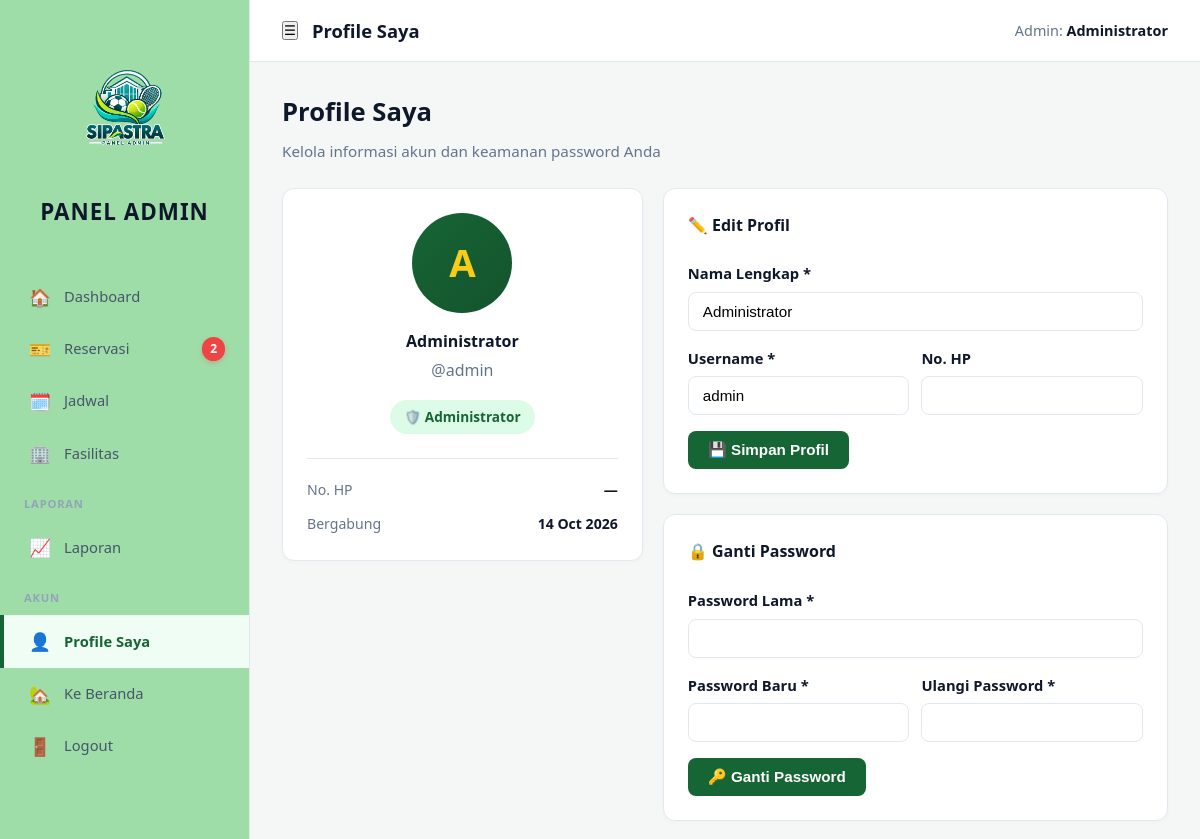
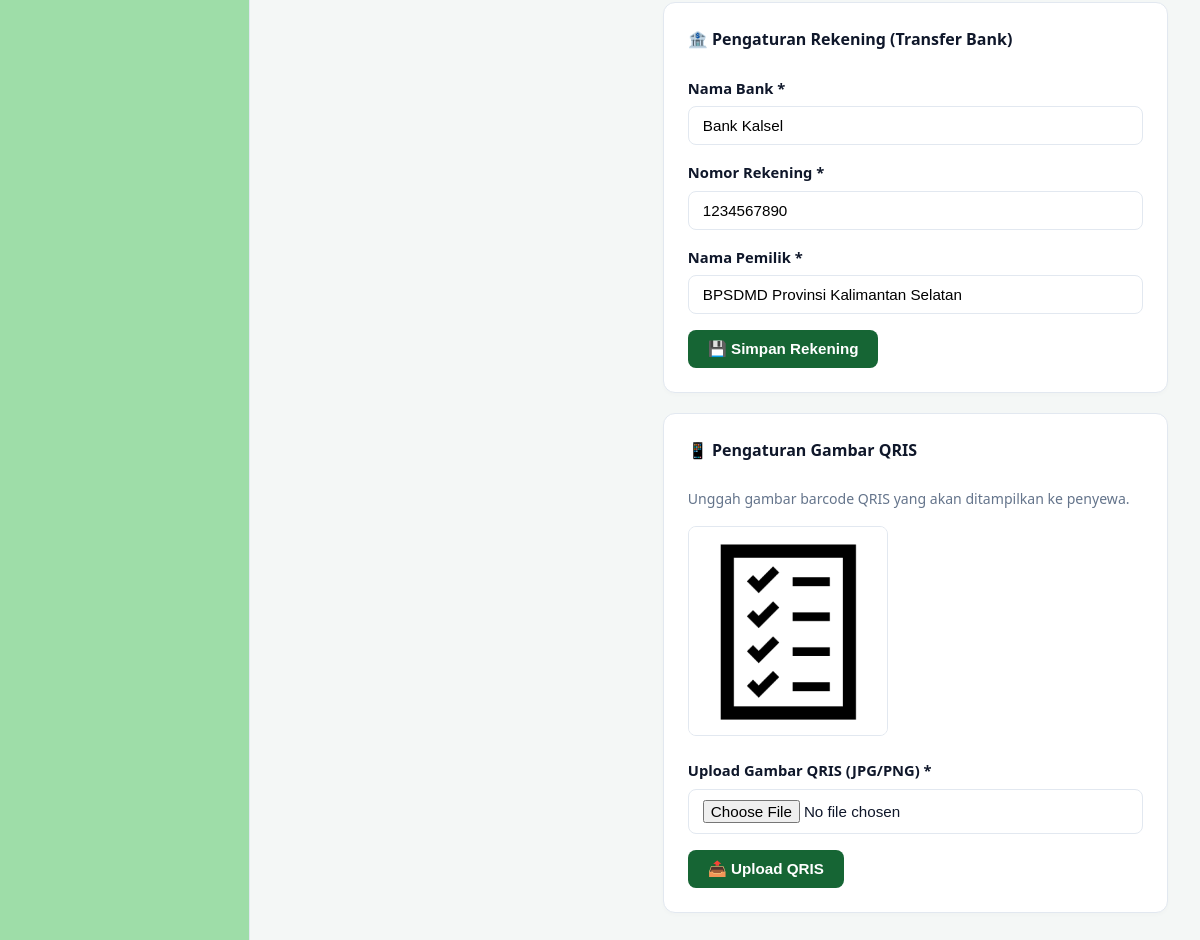
Screenshot of /pages/admin/profile.php (signed in) with the database file from the repository (2 pictures, top to bottom).
### tables this page shows
CREATE TABLE `users` (
  `id` int(11) NOT NULL,
  `username` varchar(50) NOT NULL,
  `password` varchar(255) NOT NULL,
  `nama_lengkap` varchar(100) NOT NULL,
  `role` enum('admin','petugas') NOT NULL,
  `no_hp` varchar(20) DEFAULT NULL,
  `aktif` tinyint(1) DEFAULT 1,
  `created_at` timestamp NOT NULL DEFAULT current_timestamp()
);

CREATE TABLE `pengaturan` (
  `id` int(11) NOT NULL,
  `kunci` varchar(50) NOT NULL,
  `nilai` text DEFAULT NULL,
  `updated_at` timestamp NOT NULL DEFAULT current_timestamp() ON UPDATE current_timestamp()
);

### includes/functions.php (called while the page is built, shortened)
<?php
function e($str) { return htmlspecialchars($str ?? '', ENT_QUOTES, 'UTF-8'); }
function getPengaturan($conn, $kunci, $default = '') {
    $stmt = $conn->prepare("SELECT nilai FROM pengaturan WHERE kunci=?");
    $stmt->bind_param('s', $kunci);
    $stmt->execute();
    $r = $stmt->get_result()->fetch_assoc();
    return $r ? $r['nilai'] : $default;
}

### pages/admin/profile.php (the view, shortened to what this page needs)
<?php
require_once __DIR__ . '/../../includes/auth.php';
$user_id = $_SESSION['user_id'];
$user = $conn->query("SELECT * FROM users WHERE id=$user_id")->fetch_assoc();
$namaBank     = getPengaturan($conn, 'nama_bank', 'Bank Kalsel');
$noRekening   = getPengaturan($conn, 'nomor_rekening', '');
$pemilikRek   = getPengaturan($conn, 'nama_pemilik_rekening', '');
$qrisImage    = getPengaturan($conn, 'qris_image', '');
?>
<div class="welcome">
  <h1>Profile Saya</h1>
  <p>Kelola informasi akun dan keamanan password Anda</p>
</div>
<div style="display:grid;grid-template-columns:1fr 1.4fr;gap:20px;" class="profile-grid">
  <div>
    <div class="chart-card" style="text-align:center;">
      <div style="width:100px;height:100px;border-radius:50%;margin:0 auto 16px;background:linear-gradient(135deg,#166534,#14532d);color:#facc15;display:flex;align-items:center;justify-content:center;font-size:2.4rem;font-weight:800;">
        <?= strtoupper(substr($user['nama_lengkap'],0,1)) ?>
      </div>
      <h3 style="margin:0 0 4px 0;"><?= e($user['nama_lengkap']) ?></h3>
      <p style="color:#64748b;margin:0 0 16px 0;">@<?= e($user['username']) ?></p>
      <span class="badge badge-success" style="font-size:.85rem;padding:6px 14px;">🛡️ Administrator</span>
      <div style="margin-top:24px;padding-top:20px;border-top:1px solid #e2e8f0;text-align:left;">
        <div style="display:flex;justify-content:space-between;margin-bottom:12px;">
          <span style="color:#64748b;font-size:.88rem;">No. HP</span><strong style="font-size:.88rem;"><?= e($user['no_hp'] ?: '—') ?></strong>
        </div>
        <div style="display:flex;justify-content:space-between;">
          <span style="color:#64748b;font-size:.88rem;">Bergabung</span><strong style="font-size:.88rem;"><?= date('d M Y', strtotime($user['created_at'])) ?></strong>
        </div>
      </div>
    </div>
  </div>
  <div>
    <div class="chart-card" style="margin-bottom:20px;">
      <h3 style="margin-top:0;">✏️ Edit Profil</h3>
      <form method="POST">
        <div class="form-group"><label>Nama Lengkap *</label><input type="text" name="nama_lengkap" class="form-control" required value="<?= e($user['nama_lengkap']) ?>"></div>
        <div style="display:grid;grid-template-columns:1fr 1fr;gap:12px;">
          <div class="form-group"><label>Username *</label><input type="text" name="username" class="form-control" required value="<?= e($user['username']) ?>"></div>
          <div class="form-group"><label>No. HP</label><input type="text" name="no_hp" class="form-control" value="<?= e($user['no_hp'] ?? '') ?>"></div>
        </div>
        <button class="btn btn-primary">💾 Simpan Profil</button>
      </form>
    </div>
    <div class="chart-card" style="margin-bottom:20px;">
      <h3 style="margin-top:0;">🔒 Ganti Password</h3>
      <form method="POST">
        <div class="form-group"><label>Password Lama *</label><input type="password" name="password_lama" class="form-control" required></div>
        <div style="display:grid;grid-template-columns:1fr 1fr;gap:12px;">
          <div class="form-group"><label>Password Baru *</label><input type="password" name="password_baru" class="form-control" required minlength="6"></div>
          <div class="form-group"><label>Ulangi Password *</label><input type="password" name="password_ulang" class="form-control" required minlength="6"></div>
        </div>
        <button class="btn btn-primary">🔑 Ganti Password</button>
      </form>
    </div>
    <div class="chart-card" style="margin-bottom:20px;">
      <h3 style="margin-top:0;">🏦 Pengaturan Rekening (Transfer Bank)</h3>
      <form method="POST">
        <div class="form-group"><label>Nama Bank *</label><input type="text" name="nama_bank" class="form-control" required value="<?= e($namaBank) ?>"></div>
        <div class="form-group"><label>Nomor Rekening *</label><input type="text" name="nomor_rekening" class="form-control" required value="<?= e($noRekening) ?>"></div>
        <div class="form-group"><label>Nama Pemilik *</label><input type="text" name="nama_pemilik_rekening" class="form-control" required value="<?= e($pemilikRek) ?>"></div>
        <button class="btn btn-primary">💾 Simpan Rekening</button>
      </form>
    </div>
    <div class="chart-card">
      <h3 style="margin-top:0;">📱 Pengaturan Gambar QRIS</h3>
      <p style="color:#64748b;font-size:.88rem;margin-bottom:16px;">Unggah gambar barcode QRIS yang akan ditampilkan ke penyewa.</p>
      <?php if ($qrisImage): ?>
        <div style="margin-bottom:16px;">
          <img src="<?= BASE_URL ?>/assets/img/<?= e($qrisImage) ?>" style="max-width:200px; border-radius:8px; border:1px solid #e2e8f0;">
        </div>
      <?php endif; ?>
      <form method="POST" enctype="multipart/form-data">
        <div class="form-group">
          <label>Upload Gambar QRIS (JPG/PNG) *</label>
          <input type="file" name="qris_image" class="form-control" accept="image/*" required>
        </div>
        <button class="btn btn-primary">📤 Upload QRIS</button>
      </form>
    </div>
  </div>
</div>
<?php
require_once __DIR__ . '/../../includes/dashboard_layout.php';
?>

### assets/css/style.css (style rules this page uses)
:root { --primary:#166534; --primary-dark:#14532d; --accent:#facc15; --bg:#f8fafc; --card:#ffffff; --text:#0f172a; --muted:#64748b; --border:#e2e8f0; --danger:#dc2626; --success:#16a34a; --warning:#f59e0b; }
* { box-sizing:border-box;margin:0;padding:0; }
body { font-family:'Segoe UI',system-ui,sans-serif;background:var(--bg);color:var(--text);line-height:1.6; }
.badge { display:inline-block;padding:2px 10px;border-radius:20px;font-size:.78rem;font-weight:600; }
.badge-success { background:#dcfce7;color:#166534; }
.form-group { margin-bottom:16px; }
.form-group label { display:block;font-weight:600;margin-bottom:6px;font-size:.92rem; }
.form-control { width:100%;padding:10px 14px;border:1px solid var(--border);border-radius:8px;font-size:.95rem;transition:.2s; }
.btn { display:inline-block;padding:10px 20px;border:none;border-radius:8px;font-weight:600;cursor:pointer;font-size:.95rem;transition:.2s; }
.btn-primary { background:var(--primary);color:#fff; }

### assets/css/dashboard.css (style rules this page uses)
* { box-sizing: border-box; }
.dash-body { display: flex; min-height: 100vh; background: #f4f7f6; margin: 0; font-family: 'Segoe UI', system-ui, -apple-system, sans-serif; }
img { max-width: 100%; height: auto; }
.welcome { margin-bottom: 24px; }
.welcome h1 { font-size: 1.6rem; color: #0f172a; margin: 0 0 6px 0; font-weight: 700; }
.welcome p { color: #64748b; font-size: .95rem; margin: 0; }
.chart-card { background: #fff; border: 1px solid #e2e8f0; border-radius: 12px; padding: 24px; box-shadow: 0 2px 4px rgba(0,0,0,.02); }
.chart-card h3 { font-size: 1rem; color: #0f172a; margin: 0 0 24px 0; font-weight: 700; }

### rows the page displays
users: nama_lengkap "A", nama_lengkap "Administrator", username "admin", no_hp "—", created_at "14 Oct 2026"
pengaturan: nama_bank "Bank Kalsel"
pengaturan: nomor_rekening "1234567890"
pengaturan: nama_pemilik_rekening "BPSDMD Provinsi Kalimantan Selatan"
pengaturan: nilai (picture)

### other values shown
$icon "🏠 🎫 🗓️ 🏢 📈 👤 🏡 🚪"
$label "Dashboard Reservasi Jadwal Fasilitas Laporan Profile Saya Ke Beranda Logout"
$badge "2"
$title "Profile Saya"
$nama "Administrator"
